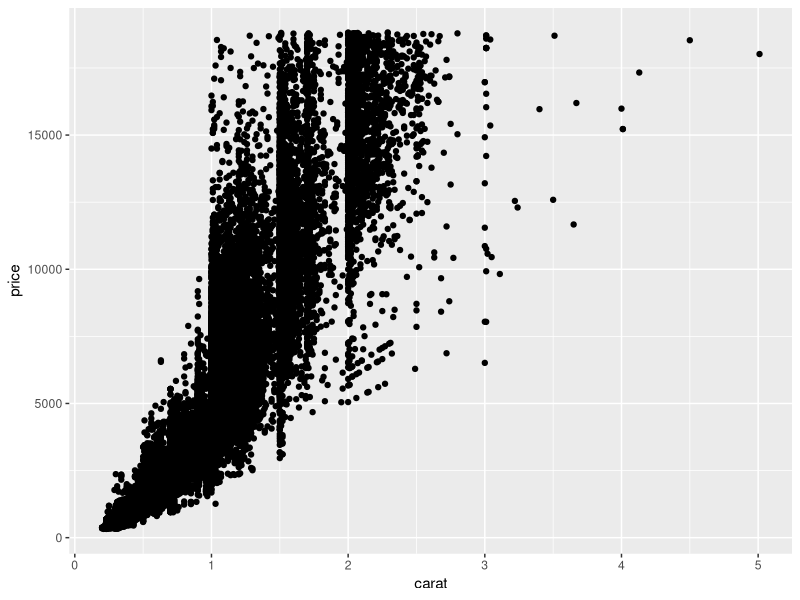
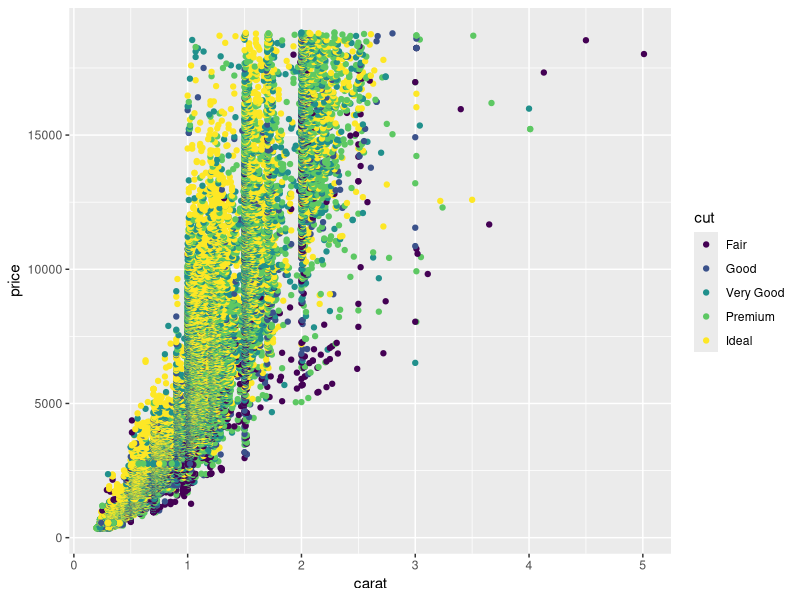
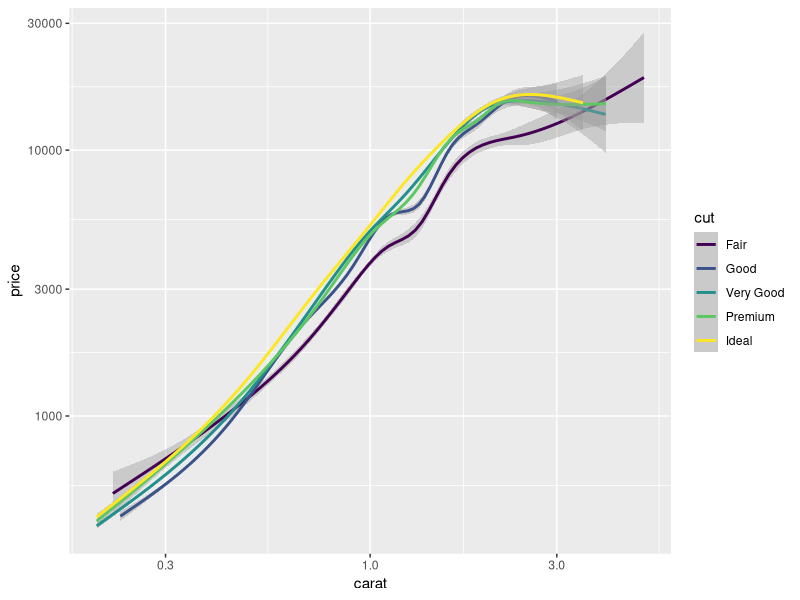
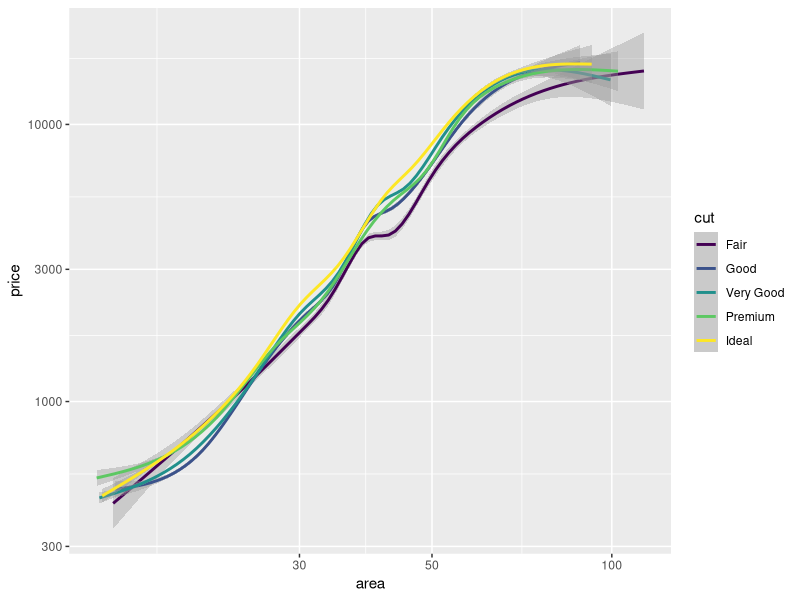
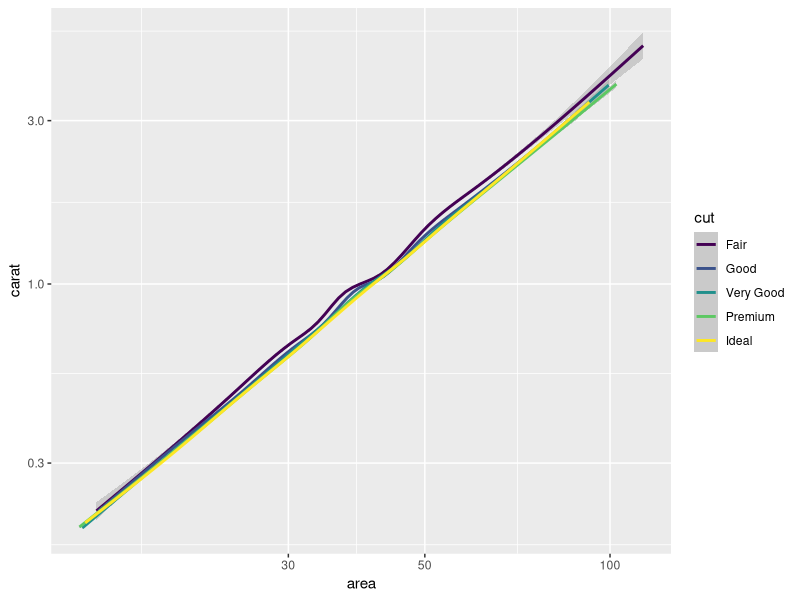
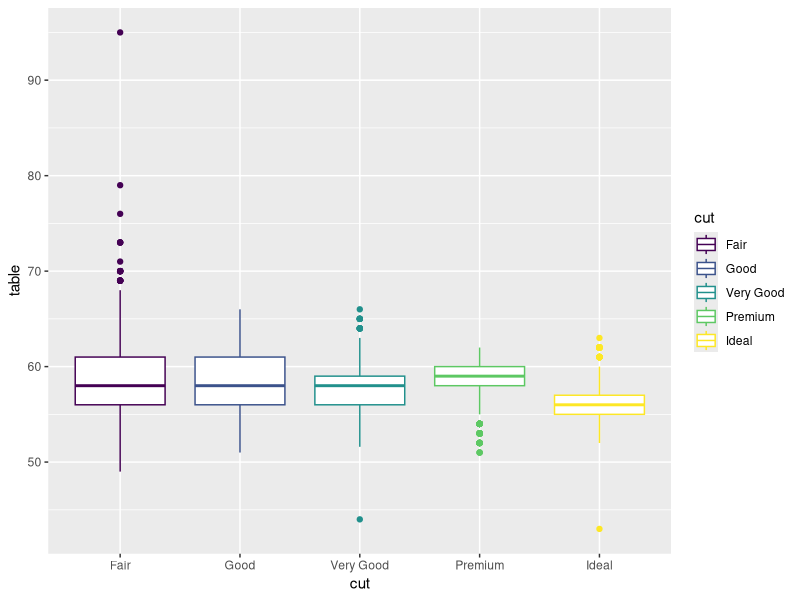
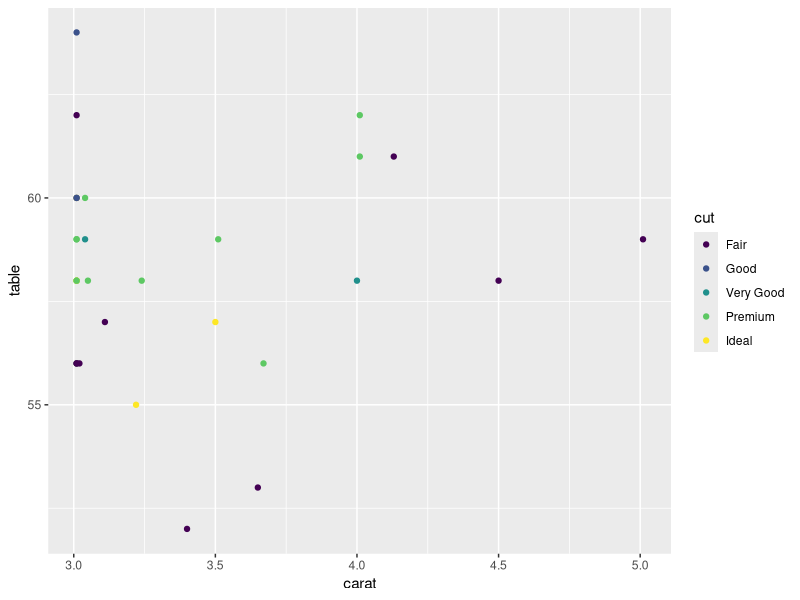
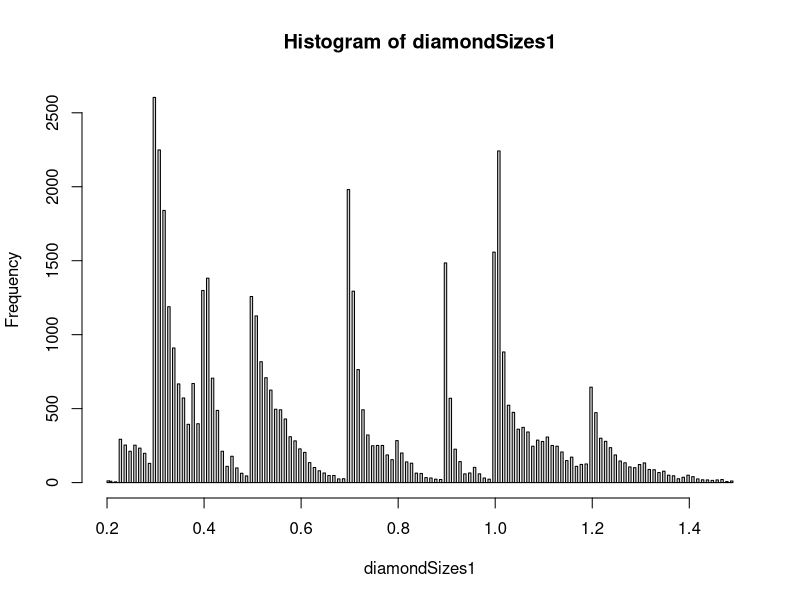

Generate these figures, in order, with R:
## ---- chunk 1
library(tidyverse)
## ---- chunk 2
## TASK: Plot `price` vs `carat` below
## Your code here!
ggplot(diamonds) + 
  geom_point(mapping = aes(x = carat, y = price))
## ---- chunk 3
## TASK: Plot `price`, `carat`, and `cut` below
## Your code here!
ggplot(diamonds) + 
  geom_point(mapping = aes(x = carat, y = price, color = cut))
## ---- chunk 4
## TASK: Plot `price`, `carat`, and `cut` below
## Your code here!
##ggplot(diamonds) + 
##  geom_point(mapping = aes(x = carat, y = price, color = cut) + )
diamonds %>%
  ggplot(aes(carat, price, color = cut)) + 
  geom_smooth() + 
  scale_x_log10() +
  scale_y_log10()
## ---- chunk 5
diamonds$area <- diamonds$x * diamonds$y
diamonds %>%
  filter(area<120 & area > 1) %>% 
  ggplot() + 
  geom_smooth(aes(area, price, color = cut)) + 
  scale_x_log10() +
  scale_y_log10()
## ---- chunk 6
diamonds$area <- diamonds$x * diamonds$y
diamonds %>%
  filter(area<120 & area > 1) %>% 
  ggplot() + 
  geom_smooth(aes(area, carat, color = cut)) + 
  scale_x_log10() +
  scale_y_log10()
## ---- chunk 7
diamonds %>%
  ggplot() + 
  geom_boxplot(aes(cut, table, color = cut))
## ---- chunk 8
diamonds %>% 
  filter(carat > 3) %>% 
  ggplot() + 
  geom_point(aes(carat, table, color = cut))
## ---- chunk 9
diamondSizes <- filter(diamonds, carat<1.5)
diamondSizes1 <- diamondSizes$carat
hist(diamondSizes1, breaks = 400)

## ---- chunk 10
diamonds %>% 
  filter(carat > 1.0 & carat < 1.1) %>% 
  ggplot(aes(x = cut))+
  geom_bar()
## ---- chunk 11
cutBins = c((20:199)/100)
counter <- 0
ratio1 <-  c(1:180)

for (val in cutBins) {
  Cuts <- diamonds %>% 
    filter(carat<val & carat >= (val-0.1)) %>% 
    count(cut)
  ratio1[counter]  <-  (Cuts$n[4] + Cuts$n[5]) / sum(Cuts$n)
  #test <- (Cuts$n[4] + Cuts$n[5]) / sum(Cuts$n)
  counter = counter+1
}
plot(cutBins,ratio1,ylim=0:1,xlab = "Diamond Size (Carats)", ylab = "Ideal and Premium Diamond")

## ---- chunk 12
cutBins = c((20:199)/100)
counter <- 0
ratio1 <-  c(1:180)

for (val in cutBins) {
  Cuts <- diamonds %>% 
    filter(carat<val & carat >= (val-0.1)) %>% 
    count(cut)
  ratio1[counter]  <-  (Cuts$n[5]) / sum(Cuts$n)
  #test <- (Cuts$n[4] + Cuts$n[5]) / sum(Cuts$n)
  counter = counter+1
}
plot(cutBins,ratio1,ylim=0:1,xlab = "Diamond Size (Carats)", ylab = "Ratio of Ideal Diamonds")

